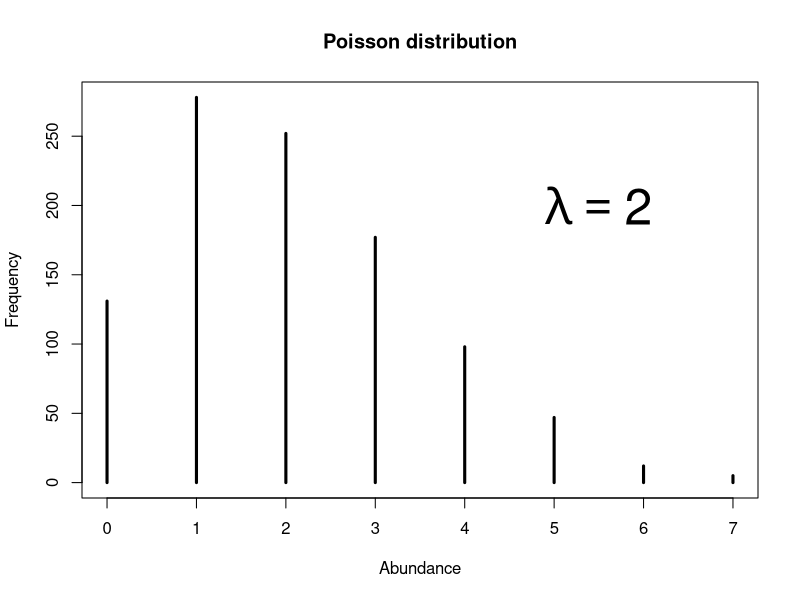
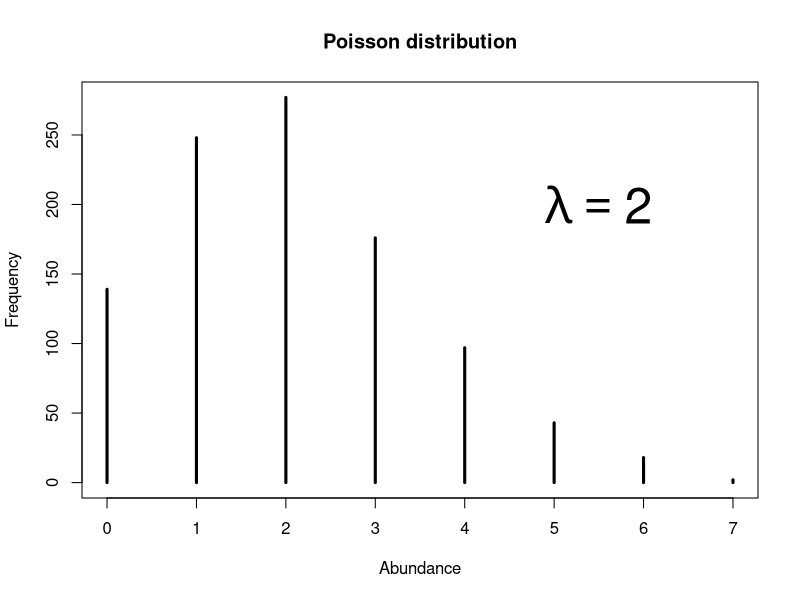

R code for these plots, in order:
## ---- chunk 1
plot(table(rpois(1000, 2)), 
     lwd = 3, 
     ylab = "Frequency", 
     xlab = "Abundance", 
     main = "Poisson distribution")
text(5.5, 200, 
     expression(lambda == 2), cex = 3)
## ---- chunk 2
plot(table(rpois(1000, 2)), lwd = 3, ylab = "Frequency", xlab = "Abundance", main = "Poisson distribution")
text(5.5, 200, expression(lambda == 2), cex = 3)
